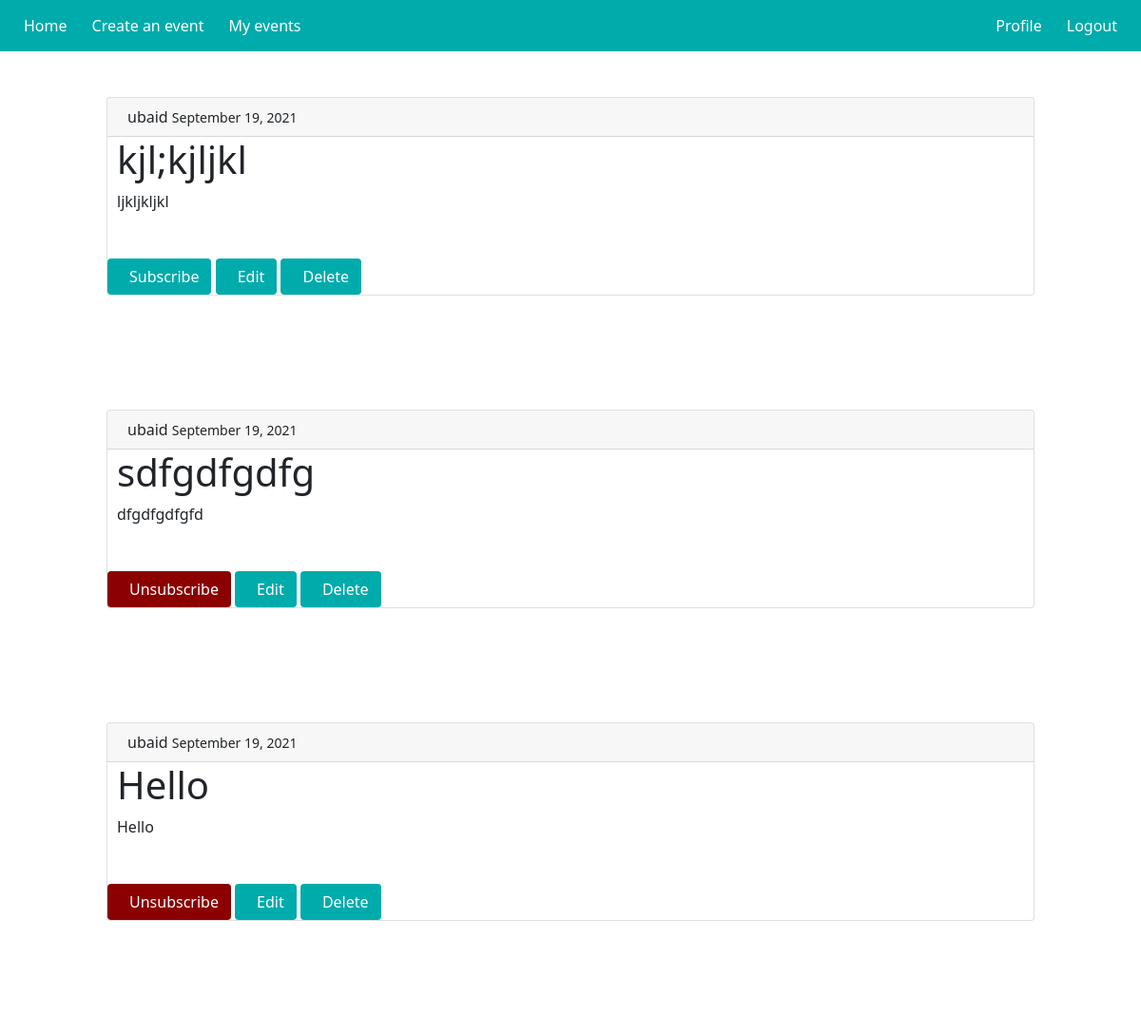
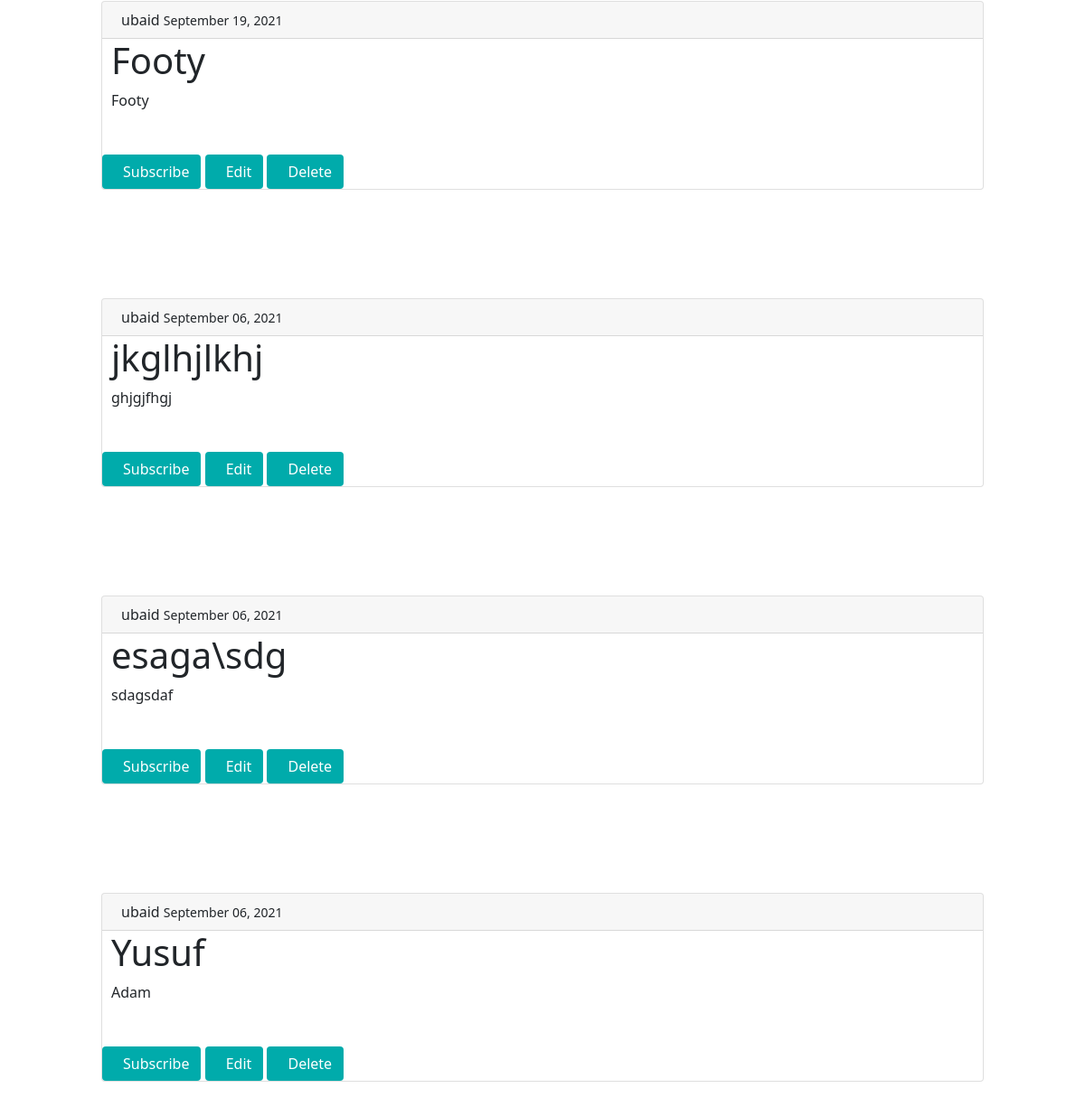
Screenshot of / (signed in) with the database file from the repository (2 pictures, top to bottom).
### events/models.py (models this page shows, shortened)
class Event(models.Model):
    title = models.CharField(max_length=100)
    content = models.TextField()
    date_posted = models.DateTimeField(default=timezone.now)
    author = models.ForeignKey(User, on_delete=models.CASCADE)
    shouldAttend = models.BooleanField(default=False)
    subscribed = models.IntegerField(default=0)

### users/models.py (models this page shows)
class User(AbstractUser):
    emailAuthenticated = models.BooleanField(default=False)
    class Meta:
        db_table = 'user'

### events/views.py (the view)
# urls.py: 2. Add a URL to urlpatterns:  path('', views.home, name='home')
@login_required(login_url='login')
def home(request):
    for object in UserEventInfo.objects.all():
        object.function()
    for event in Event.objects.all():
        event.shouldAttend = False
    n = 0
    for event in Event.objects.all():
        for evInfo in UserEventInfo.objects.all():
            if evInfo.event == event and evInfo.user == request.user and (evInfo.isAttending == True):
                event.shouldAttend = False
                break
            else:
                n += 1
        if n == len(UserEventInfo.objects.all()):
            event.shouldAttend = True
        else:
            event.shouldAttend = False
        event.save()
        n = 0
    events_paginator = Paginator(Event.objects.all().order_by('-date_posted'), 10)
    events = events_paginator.get_page(1)
    context = {
        'events': events,
        'eventinfo': UserEventInfo.objects.all(),
    }
    return render(request, 'events/events.html', context)

### events/models.py (called while the page is built)
    def function(self):
        if self.isCreator == True:
            self.user = self.event.author
            self.save()

### events/templates/events/events.html (shortened to what this page needs)
{% extends "events/base.html" %}
{% block content %}
    {% for event in events.object_list %}
        <div class="container" style="width:1000px">
            <div class="card">
                <div class="card-header" style="text-indent: 5px "> {{ event.author }}
                    <small class="text-dark">{{ event.date_posted|date:"F d, Y" }}</small>
                </div>
                <div class="card-main" style="text-indent: 10px">
                    <h1 class="card-title">{{ event.title }}</h1>
                    <div class="card-text">
                        {{ event.content }}
                    </div><br><br>
                        {% if event.shouldAttend == True %}
                            <a href="{% url 'attend' event.pk %}" class="btn btn-primary" style="background-color: #00abab">Subscribe</a>
                        {% else %}
                            <a href="{% url 'unattend' event.pk %}" class="btn btn-primary" style="background-color: darkred">Unsubscribe</a>
                        {% endif %}
                        {% if event.author == request.user %}
                            <a href="{% url 'edit' event.pk %}" class="btn btn-primary" style="background-color: #00abab">Edit</a>
                            <a href="{% url 'delete' event.pk %}" class="btn btn-primary" style="background-color: #00abab">Delete</a>
                        {% endif %}
                </div>
            </div><br><br><br><br><br>
        </div>
    {% endfor %}
{% endblock content %}

### events/static/events/main.css (style rules this page uses)
.btn, .btn-primary { background-color: transparent; border-color: transparent; }

### rows the page displays
Event: author "ubaid", date_posted "September 19, 2021", title "kjl;kjljkl", content "ljkljkljkl", shouldAttend "Subscribe", shows "Edit"
Event: author "ubaid", date_posted "September 19, 2021", title "sdfgdfgdfg", content "dfgdfgdfgfd", shouldAttend "Unsubscribe", shows "Edit"
Event: author "ubaid", date_posted "September 19, 2021", title "Hello", content "Hello", shouldAttend "Unsubscribe", shows "Edit"
Event: author "ubaid", date_posted "September 19, 2021", title "Footy", content "Footy", shouldAttend "Subscribe", shows "Edit"
Event: author "ubaid", date_posted "September 06, 2021", title "jkglhjlkhj", content "ghjgjfhgj", shouldAttend "Subscribe", shows "Edit"
Event: author "ubaid", date_posted "September 06, 2021", title "esaga\\sdg", content "sdagsdaf", shouldAttend "Subscribe", shows "Edit"
Event: author "ubaid", date_posted "September 06, 2021", title "Yusuf", content "Adam", shouldAttend "Subscribe", shows "Edit"
